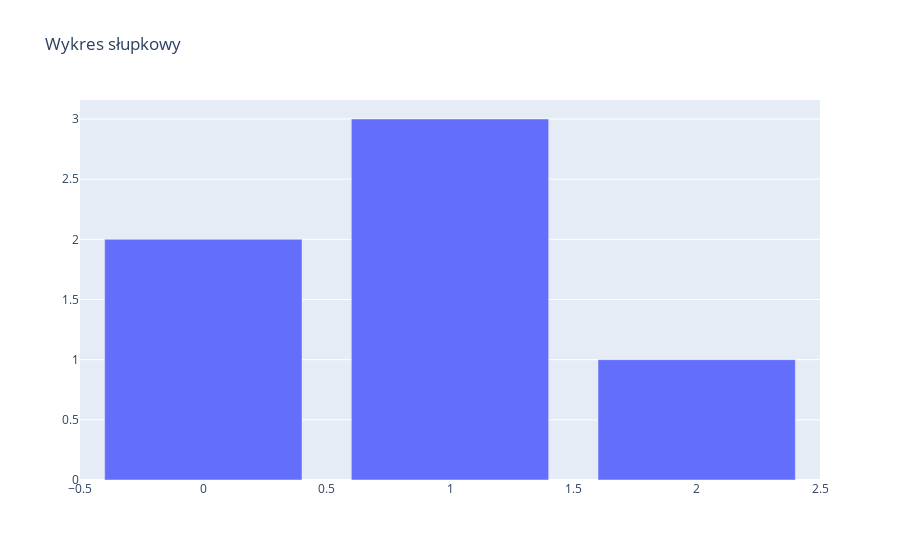

Notebook code for this chart:
### Code cell
trace0=go.Bar(y=[2,3,1])

data=[trace0]

layout=go.Layout(title_text='Wykres słupkowy')

fig=go.Figure(data=data,layout=layout)
fig.show()

### Figure 1 — Plotly figure (JSON) as saved in the notebook; plotly's stock layout.template omitted (floating-point values rounded to 4 significant figures)
{"data": [{"type": "bar", "y": [2, 3, 1]}], "layout": {"title": {"text": "Wykres słupkowy"}}}
